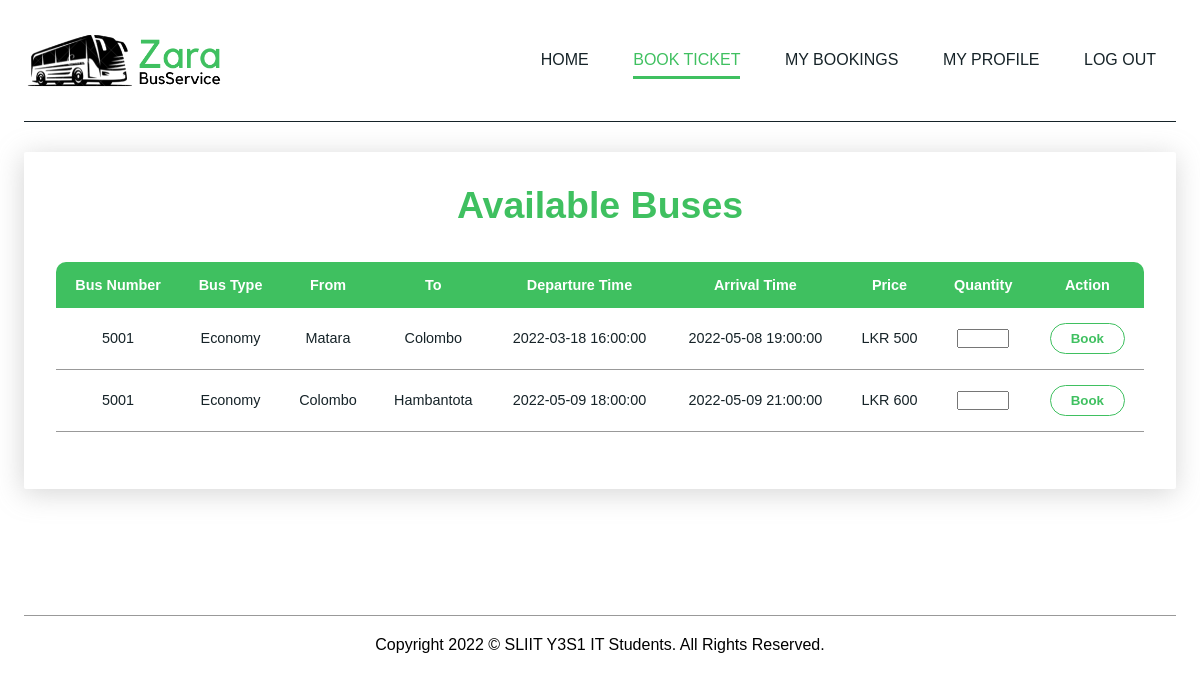
Screenshot of /UserManagement/bookTicket.php (signed in) with the database file from the repository.
### tables this page shows
CREATE TABLE `schedule_list` (
  `id` int(30) NOT NULL,
  `bus_id` int(30) NOT NULL,
  `from_location` int(30) NOT NULL,
  `to_location` int(30) NOT NULL,
  `departure_time` datetime NOT NULL,
  `eta` datetime NOT NULL,
  `status` tinyint(4) NOT NULL DEFAULT 1,
  `availability` int(11) NOT NULL,
  `price` text NOT NULL,
  `date_updated` timestamp NOT NULL DEFAULT current_timestamp() ON UPDATE current_timestamp()
);

CREATE TABLE `bus` (
  `id` int(30) NOT NULL,
  `name` varchar(250) NOT NULL,
  `bus_number` varchar(50) NOT NULL,
  `status` tinyint(1) NOT NULL DEFAULT 1 COMMENT '0 = inactive, 1 = active',
  `date_updated` datetime NOT NULL DEFAULT current_timestamp() ON UPDATE current_timestamp()
);

### UserManagement/bookTicket.php (the view, shortened to what this page needs)
<?php
    include("./includes/config.php");
?>
<!DOCTYPE html>
<html>
<head>
    <link rel="stylesheet" href="css/bookTicket.css">
    <link rel="stylesheet" href="https://maxst.icons8.com/vue-static/landings/line-awesome/line-awesome/1.3.0/css/line-awesome.min.css">
</head>
<body>
    <div class="header">
        <div class="navbar">
            <img src="images/logob.png" class="logo">
            <nav>
                <ul>
                    <li><a href="userDashboard.php">Home</a></li>
                    <li><a class="active" href="#">Book Ticket</a></li>
                    <li><a href="myBooking.php">My Bookings</a></li>
                    <li><a href="userProfile.php">My Profile</a></li>
                    <li><a href="./includes/logout.php">Log Out</a></li>
                </ul>
            </nav>
        </div>
        <hr>
        <div class="card-booking">
            <div class="card-header">
                <div>
                    <h2>Available Buses</h2>
                </div>
            </div>
            <div class="card-body">
                <table class ="content-table">
                    <thead>
                        <tr>
                            <th>Bus Number</th>
                            <th>Bus Type</th>
                            <th>From</th>
                            <th>To</th>
                            <th>Departure Time</th>
                            <th>Arrival Time</th>
                            <th>Price</th>
                            <th>Quantity</th>
                            <th>Action</th>
                        </tr>
                    </thead>
                    <?php
                        $sql = "SELECT *
                                FROM schedule_list
                                INNER JOIN bus ON schedule_list.bus_id = bus.id
                                WHERE schedule_list.status = 1";
                        $gotResults = mysqli_query($conn, $sql);
                        if ($gotResults) {
                            if (mysqli_num_rows($gotResults) > 0) {
                                while ($row = mysqli_fetch_array($gotResults)) {
                                    $from_location = $conn->query("SELECT id,Concat(city) as location FROM location where id = ".$row['from_location'])->fetch_array()['location'];
	                                $to_location = $conn->query("SELECT id,Concat(city) as location FROM location where id = ".$row['to_location'])->fetch_array()['location'];
                                    ?>
                                    <tbody>
                                        <tr>
                                            <td><?php echo $row['bus_number']; ?></td>
                                            <td><?php echo $row['name']; ?></td>
                                            <td><?php echo $row['from_location'] = $from_location; ?></td>
                                            <td><?php echo $row['to_location'] = $to_location; ?></td>
                                            <td><?php echo $row['departure_time']; ?></td>
                                            <td><?php echo $row['eta']; ?></td>
                                            <td>LKR <?php echo $row['price']; ?></td>
                                            <td>
                                                <form action="./includes/booking.php" method="POST">
                                                <input type="number" id="quantity" name="quantity" min="1" max="30"></input>
                                            </td>
                                            <td>
                                                <button name="book">Book</button>
                                            </td>
                                        </tr>
                                    </tbody>
                    <?php
                                }
                            }
                        }
                    ?>
                </table>
            </div>
        </div>
        <div class="footer">
            <hr>
            <p>Copyright 2022 © SLIIT Y3S1 IT Students. All Rights Reserved.</p>
        </div>
    </div>
</body>
</html>

### UserManagement/css/bookTicket.css (style rules this page uses)
* { margin: 0; padding: 0; font-family: sans-serif; }
.header { width: 100%; padding-left: 2%; padding-right: 2%; box-sizing: border-box; overflow: hidden; }
.navbar { width: 100%; margin: auto; padding: 30px 0; display: flex; align-items: center; justify-content: space-between; }
.logo { width: 200px; cursor: pointer; }
.navbar ul li { list-style: none; display: inline-block; margin: 0 20px; position: relative; }
.navbar ul li a { text-decoration: none; color: #162328; text-transform: uppercase; }
.navbar ul li::after { content: ''; height: 3px; width: 0; background: #3FC060; position: absolute; left: 0; bottom: -10px; transition: 0.5s; }
.navbar ul li a.active { color: #3FC060; }
.navbar ul li a.active::after { content: ''; height: 3px; width: 100%; background: #3FC060; position: absolute; left: 0; bottom: -10px; }
.header hr { background: #162328; height: 1px; width: 100%; border: 0; margin-top: 0; margin-bottom: 30px; }
.card-booking { background: #ffffff; padding: 2rem; border-radius: 2px; box-shadow: -1px 4px 28px 0px rgba(150, 150, 150, 0.4); }
.card-header { display: flex; justify-content: center; align-items: center; color: #3FC060; font-size: 25px; font-weight: lighter; margin-bottom: 10px; }
.card-body { display: flex; justify-content: center; align-items: center; }
.content-table { border-collapse: collapse; margin: 25px 0; font-size: 0.9em; width: 100%; border-radius: 10px 10px 0 0; overflow: hidden; }
.content-table thead tr { background-color: #3FC060; color: #ffffff; text-align: center; font-weight: bold; }
.content-table th, .content-table td { padding: 15px 15px; }
.content-table tbody tr { border-bottom: 1px solid #999; color: #162328; text-align: center; }
.content-table tbody td button { display: inline-block; padding: 7px 20px; border-radius: 20px; background-color: #ffffff; color: #3FC060; font-weight: bold; cursor: pointer; border: 1px solid #3FC060; transition: 0.6s; }
.footer { margin: 80px 0 10px; text-align: center; }
.footer hr { background: #999; height: 1px; width: 100%; border: 0; margin: 20px 0; }
.footer p { padding-bottom: 15px; }

### rows the page displays
schedule_list: bus.bus_number "5001", bus.name "Economy", from_location "Matara", to_location "Colombo", departure_time "2022-03-18 16:00:00", eta "2022-05-08 19:00:00", price "500"
schedule_list: bus.bus_number "5001", bus.name "Economy", from_location "Colombo", to_location "Hambantota", departure_time "2022-05-09 18:00:00", eta "2022-05-09 21:00:00", price "600"
